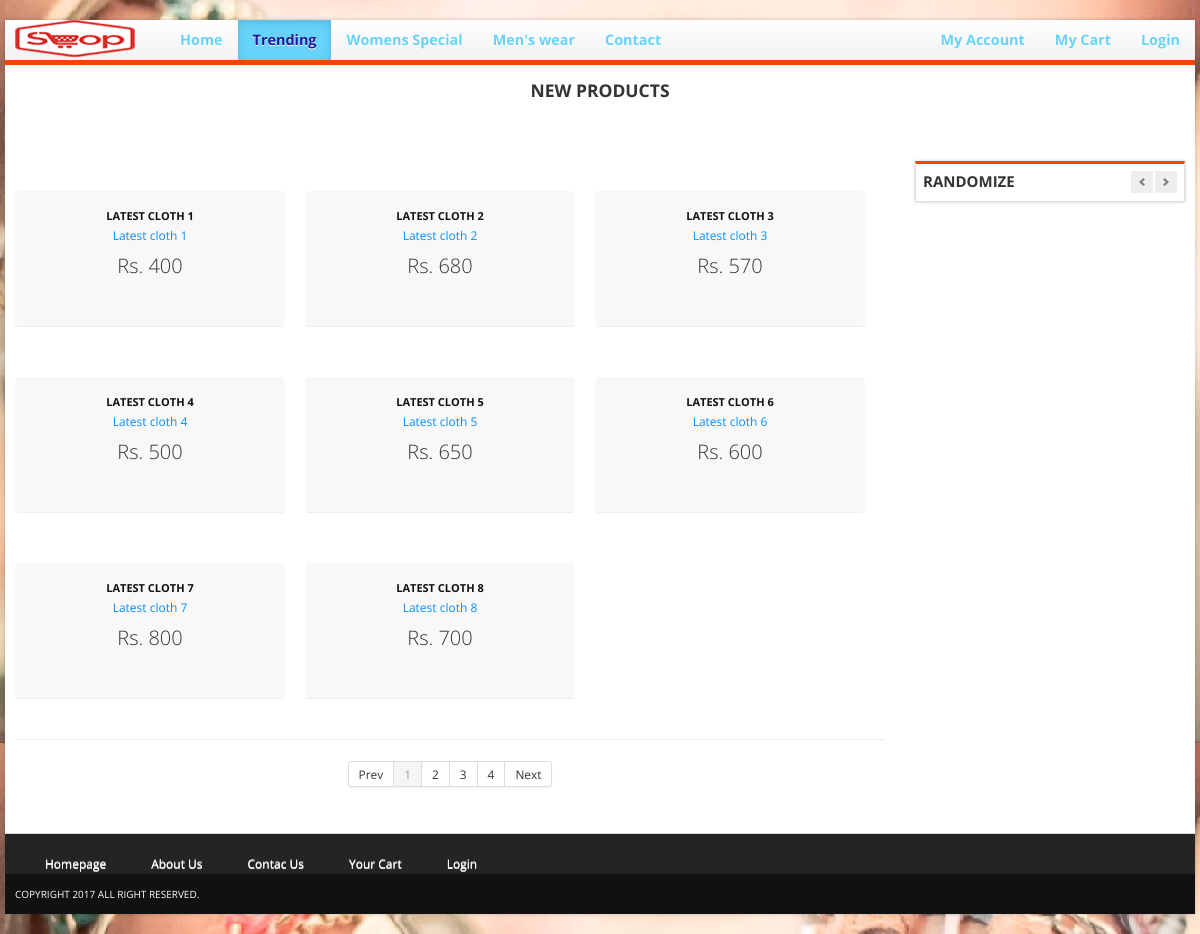
Screenshot of /Trending1.php with the database file from the repository.
### tables this page shows
CREATE TABLE `products` (
  `pid` int(11) NOT NULL,
  `pname` varchar(50) NOT NULL,
  `pprice` int(10) NOT NULL,
  `pimage` varchar(250) NOT NULL,
  `pdesc` text NOT NULL,
  `slider_active` int(11) NOT NULL,
  `ptype` varchar(20) NOT NULL
);

### Trending1.php (the view, shortened to what this page needs)
<!DOCTYPE html>
<html lang="en">
	<head>
		<link href="bootstrap/css/bootstrap.min.css" rel="stylesheet">
		<link href="bootstrap/css/bootstrap-responsive.min.css" rel="stylesheet">
		<link href="themes/css/bootstrappage.css" rel="stylesheet"/>
		<link href="themes/css/flexslider.css" rel="stylesheet"/>
		<link href="themes/css/main.css" rel="stylesheet"/>
	</head>
	<?php include_once("profile.php"); ?>
    <body>
		<div id="wrapper" class="container">
			<section class="navbar main-menu">
				<div class="navbar-inner main-menu">
				<a href="index.php" class="logo pull-left"><img src="themes/images/logo.png" style="width:120px; height: 37px" class="site_logo" alt=""></a>
					<div class="navbar-default navbar-nav" style="background-color: #67D3F9; padding-left: 150px">
      					<ul class="nav navbar-nav">
							<li><a href="index.php">Home</a></li>
					        <li class="active"><a href="Trending1.php">Trending</a></li>
					        <li><a href="Women Products.php">Womens Special</a></li>
					        <li><a href="Man Products.php">Men's wear</a></li>
					        <li><a href="contact.php">Contact</a></li>
					    </ul>
					    <ul class="nav navbar-nav pull-right">
							<?php
								if(!isset($_SESSION["uid"]))
								{
									echo '<li><a href="register.php"><span class="glyphicon glyphicon-user"></span>My Account</a></li>';
								}
								else
								{
									echo '<li><a href="myprofile.php"><span class="glyphicon glyphicon-user"></span>'.$row['name'].'</a></li>';
								}
							?>
							<li><a href="cart.php"><span class="glyphicon glyphicon-shopping-cart"></span>My Cart</a></li>
							<?php
								if(!isset($_SESSION["uid"]))
								{
									echo '<li><a href="register.php">Login</a></li>';
								}
								else
								{
									echo '<li><a href="logout.php">Logout</a></li>';
								}
							?>
						</ul>
				</div>
			</section>
			<section class="header_text sub">
				<h4><span>New products</span></h4>
			</section>
			<section class="main-content">
				<div class="row">
					<div class="span9">
						<ul class="thumbnails listing-products">
							<?php
								include_once("config.php");
								$errstatus=0;
								if($errstatus!=1)
								{
								$sql="SELECT  * FROM  products where ptype='Latest'";
								if ($result = $mysqli->query($sql)) {
								while ($row = $result->fetch_row())
								{
								$pid = $row[0];
								echo '<li class="span3">';
								echo	'<p><a href="product_detail.php?pid='.$pid.'"><img src='.$row[3].' style="height:300px" alt="" /></a></p>';
								echo	'<div style="height:120px" class="product-box">
											<span class="sale_tag"></span>';
								echo	'<a href="product_detail.php?pid='.$pid.'" class="title">'.$row[1].'</a><br/>';
								echo	'<a href="products.php" class="category">'.$row[1].'</a>';
								echo	'<p class="price">Rs. '.$row[2].'</p>
										</div>
									</li>';
								}
								}
								}
							?>
						</ul>
						<hr>
						<div class="pagination pagination-small pagination-centered">
							<ul>
								<li><a href="#">Prev</a></li>
								<li class="active"><a href="#">1</a></li>
								<li><a href="#">2</a></li>
								<li><a href="#">3</a></li>
								<li><a href="#">4</a></li>
								<li><a href="#">Next</a></li>
							</ul>
						</div>
					</div>
					<div class="span3 col">
						<div class="block">
							<h4 class="title">
								<span class="pull-left"><span class="text">Randomize</span></span>
								<span class="pull-right">
									<a class="left button" href="#myCarousel" data-slide="prev"></a><a class="right button" href="#myCarousel" data-slide="next"></a>
								</span>
							</h4>
						</div>
					</div>
				</div>
			</section>
			<section id="footer-bar">
						<nav class="navbar">
						<ul class="nav navbar-nav">
							<li><a href="./index.php">Homepage</a></li>
							<li><a href="./about.php">About Us</a></li>
							<li><a href="./contact.php">Contac Us</a></li>
							<li><a href="./cart.php">Your Cart</a></li>
							<li><a href="./register.php">Login</a></li>
						</ul></nav>
			</section>
			<section id="copyright">
				<span>Copyright 2017 All right reserved.</span>
			</section>
		</div>
    </body>
</html>

### themes/css/main.css (style rules this page uses)
body { font-size: 12px; font-family: 'Open Sans', arial, tahoma, sans-serif; background:url(acc61.png) repeat 0 0 fixed; }
ul li a,a { color:#333; outline:0; -webkit-transition: all 0.2s linear; -moz-transition: all 0.2s linear; -o-transition: all 0.2s linear; -ms-transition: all 0.2s linear; transition: all 0.2s linear; }
a { color:#eb4800; }
.left { text-align:left !important; }
.right { text-align:right !important; }
#wrapper,#top-bar { background: #fff; margin: 20px auto 20px auto; box-shadow: 0px 0px 4px 0px rgba(0, 0, 0, 0.2); -moz-box-shadow: 0px 0px 4px 0px rgba(0, 0, 0, 0.2); -webkit-box-shadow: 0px 0px 4px 0px rgba(0, 0, 0, 0.2); padding:0px 10px; }
section.homepage-slider, section.navbar, section.google_map, section#footer-bar, section#copyright { margin-left: -10px; margin-right: -10px; }
section.header_text { background:url(../images/bg_h.png) no-repeat bottom; text-align:center; padding:15px 0 20px 0; font-size:16px; line-height:30px; border-bottom:1px solid #fff; }
section.header_text.sub { font-size:14px; margin-bottom:40px; }
section.header_text.sub h4 { text-transform:uppercase; margin:0; }
section#footer-bar, section#copyright { padding:10px 10px; }
section#footer-bar { margin-top:20px; padding-top:10px; background-color:#242424; border-top:1px solid #ddd; color:#777; }
section#footer-bar a { text-indent:15px; color:#fff; }
section#footer-bar .nav a { background: url(../images/trigger_right.png) no-repeat 5px 7px; }
section#copyright { background-color:#111111; color:#fff; font-size:10px; text-transform:uppercase; }
section.navbar { margin-bottom:0; }
.navbar-inner.main-menu { height: 40px; padding-left:10px; padding-right:0; border-right: 0; border-left: 0; border-top: 0; border-bottom:5px solid #eb4800; -webkit-border-radius: 0; -moz-border-radius: 0; border-radius: 0; filter: none; }
.navbar-inner.main-menu a.logo { position:absolute; }
.product-box { text-align:center; padding-bottom:15px; position: relative; background-color:#f8f8f8; border-radius: 4px; -moz-border-radius: 4px; -webkit-border-radius: 4px; border-bottom:1px solid #eee; }
.product-box span.sale_tag { background: url(../images/sprites.png) no-repeat scroll 0 0 transparent; height: 54px; position: absolute; width: 55px; z-index: 100; top:0; left:0; }
.product-box a.title { text-transform:uppercase; color:#111111; display:inline-block; font-weight:bold; font-size:11px; margin:15px 0 0px 0; }
.product-box a.category { color:#098FF9; }
.product-box p.price { font-size:20px; font-weight:300; padding:10px 0; }
h4.title { background: url(../images/line_bar.png) 0 8px repeat-x; padding-bottom:5px; margin-bottom:15px; overflow:hidden; text-transform:uppercase; font-size:15px; min-height:27px; width:100%; }
h4.title span.text { background-color:#fff; padding-right:10px; }
h4.title .left { background: url(../images/arrow-pleft.png) #eee no-repeat center center; margin-right:2px; }
h4.title .right { background: url(../images/arrow-p.png) #eee no-repeat center center; }
h4.title .pull-right { background-color:#fff; padding-left:10px; }
h4.title .left,h4.title .right { display: inline-block; width: 22px; height: 22px; cursor: pointer; }
.block { text-align: center; padding: 7px; border: 1px solid #ddd; border-top: 3px solid #eb4800; -moz-box-shadow: 0 0 3px 0 #ccc; -webkit-box-shadow: 0 0 3px 0 #ccc; box-shadow: 0 0 3px 0 #ccc; margin-bottom: 20px; }
.block h4 { background: url(../images/bg_h.png) no-repeat bottom left; margin: 0 0 20px 0; border-bottom:1px solid #eee; }

### Trending1.php (style rules this page uses)
.navbar-default { background-color: #67D3F9; border-color: #67D3F9; }
.navbar-default .navbar-nav > li > a { font-size: 1.2em; font-weight: bold; color: #67D3F9; }
.navbar-default .navbar-nav > .active > a, .navbar-default .navbar-nav > .active > a:hover, .navbar-default .navbar-nav > .active > a:focus { background-color: #67D3F9; color: #1C1698; }

### rows the page displays
products: pname "LATEST CLOTH 1", pname "Latest cloth 1", pprice "400"
products: pname "LATEST CLOTH 2", pname "Latest cloth 2", pprice "680"
products: pname "LATEST CLOTH 3", pname "Latest cloth 3", pprice "570"
products: pname "LATEST CLOTH 4", pname "Latest cloth 4", pprice "500"
products: pname "LATEST CLOTH 5", pname "Latest cloth 5", pprice "650"
products: pname "LATEST CLOTH 6", pname "Latest cloth 6", pprice "600"
products: pname "LATEST CLOTH 7", pname "Latest cloth 7", pprice "800"
products: pname "LATEST CLOTH 8", pname "Latest cloth 8", pprice "700"
